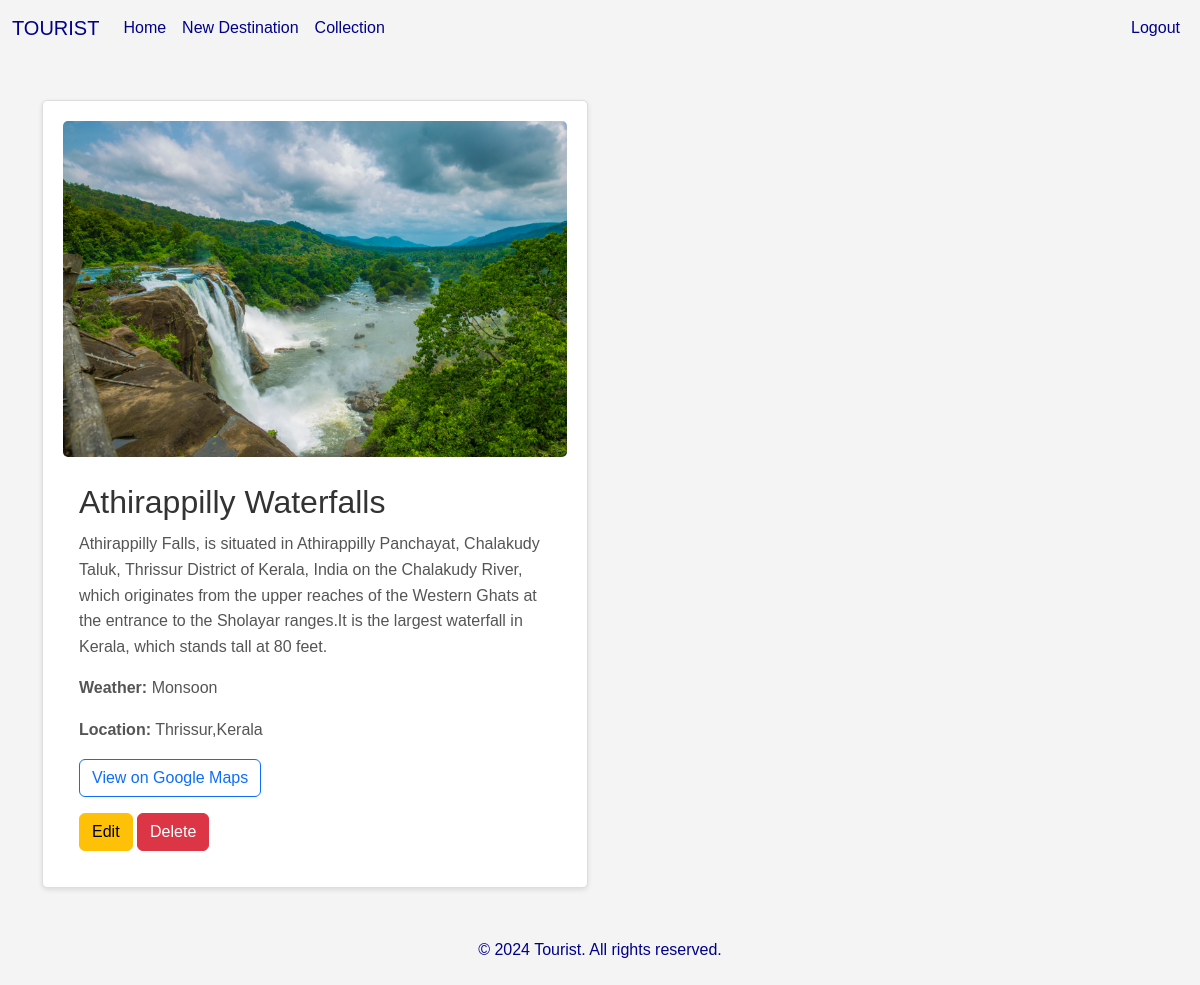
Page /colletion/ (signed in) on the committed database.
### tourist_destinations/models.py (models this page shows, shortened)
class Destination(models.Model):
    name = models.CharField(max_length=100)
    weather = models.CharField(max_length=50)
    state = models.CharField(max_length=100)
    district = models.CharField(max_length=100)
    google_map_link = models.URLField()
    image = models.ImageField(upload_to='destinations/')
    description = models.TextField()
    by = models.ForeignKey(Usertable, on_delete=models.CASCADE, null=True)

### tourist_destinations/views.py (the view)
# urls.py: path('colletion/', collections, name='colletion'),
def collections(request):
    id = request.session.get('id')
    if id is not None:
        destinations = Destination.objects.filter(by=id)
    else:
        destinations = Destination.objects.none()  # Empty QuerySet if no user ID is found
    return render(request, 'collection.html', {'destinations': destinations})

### templates/collection.html (shortened to what this page needs)
<!DOCTYPE html>
<html lang="en">
<head>
    <link href="https://cdn.jsdelivr.net/npm/bootstrap@5.3.3/dist/css/bootstrap.min.css" rel="stylesheet">
</head>
<body>
    <header>
        <nav class="navbar navbar-expand-lg">
            <div class="container-fluid">
                <a class="navbar-brand" href="{% url 'home' %}">TOURIST</a>
                <div class="collapse navbar-collapse" id="navbarNavDropdown">
                    <ul class="navbar-nav me-auto mb-2 mb-lg-0">
                        <li class="nav-item">
                            <a class="nav-link" aria-current="page" href="{% url 'home' %}">Home</a>
                        </li>
                        <li class="nav-item">
                            <a class="nav-link" href="{% url 'destination-create' %}">New Destination</a>
                        </li>
                        <li class="nav-item">
                            <a class="nav-link active" href="{% url 'colletion' %}">Collection</a>
                        </li>
                    </ul>
                    <ul class="navbar-nav ms-auto mb-2 mb-lg-0">
                        <li class="nav-item">
                            <a class="nav-link active" href="{% url 'logout' %}">Logout</a>
                        </li>
                    </ul>
                </div>
            </div>
        </nav>
    </header>
    <div class="container mt-4">
        <div class="row">
            {% for destination in destinations %}
            <div class="col-md-6">
                <div class="destination card">
                    <img src="{{ destination.image.url }}" class="card-img-top" alt="{{ destination.name }}">
                    <div class="card-body">
                        <h2 class="card-title">{{ destination.name }}</h2>
                        <p class="card-text">{{ destination.description }}</p>
                        <p><strong>Weather:</strong> {{ destination.weather }}</p>
                        <p><strong>Location:</strong> {{ destination.district }},{{ destination.state }}</p>
                        <p><a href="{{ destination.google_map_link }}" target="_blank" class="btn btn-outline-primary">View on Google Maps</a></p>
                        <a href="{% url 'destination-update' destination.pk %}" class="btn btn-warning">Edit</a>
                        <a href="{% url 'destination-delete' destination.pk %}" class="btn btn-danger">Delete</a>
                    </div>
                </div>
            </div>
            {% endfor %}
        </div>
    </div>
    <footer>
        <div class="container">
            <p>&copy; 2024 Tourist. All rights reserved.</p>
        </div>
    </footer>
</body>
</html>

### templates/collection.html (style rules this page uses)
body { font-family: Arial, sans-serif; background-color: #f4f4f4; margin: 0; padding: 0; }
.destination { background: #fff; margin: 20px 0; padding: 20px; border: 1px solid #ddd; border-radius: 5px; box-shadow: 0 2px 5px rgba(0, 0, 0, 0.1); }
.destination img { max-width: 100%; border-radius: 5px; margin-bottom: 10px; }
.destination h2 { margin: 0 0 10px; color: #333; }
.destination p { line-height: 1.6em; color: #555; }
.navbar { background-color: transparent !important; }
.navbar-brand, .nav-link { color: darkblue !important; }
footer { background-color: transparent; color: darkblue; padding: 10px 0; text-align: center; margin-top: 20px; }

### rows in the picture
Destination: image (picture), name "Athirappilly Waterfalls", description "Athirappilly Falls, is situated in Athirappilly Panchayat, Chalakudy Taluk, Thrissur District of Kerala, India on the Chalakudy River, which originates from the upper reaches of the Western Ghats at the entrance to the Sholayar ranges.It is the largest waterfall in Kerala, which stands tall at 80 feet.", weather "Monsoon", district "Thrissur", state "Kerala"
